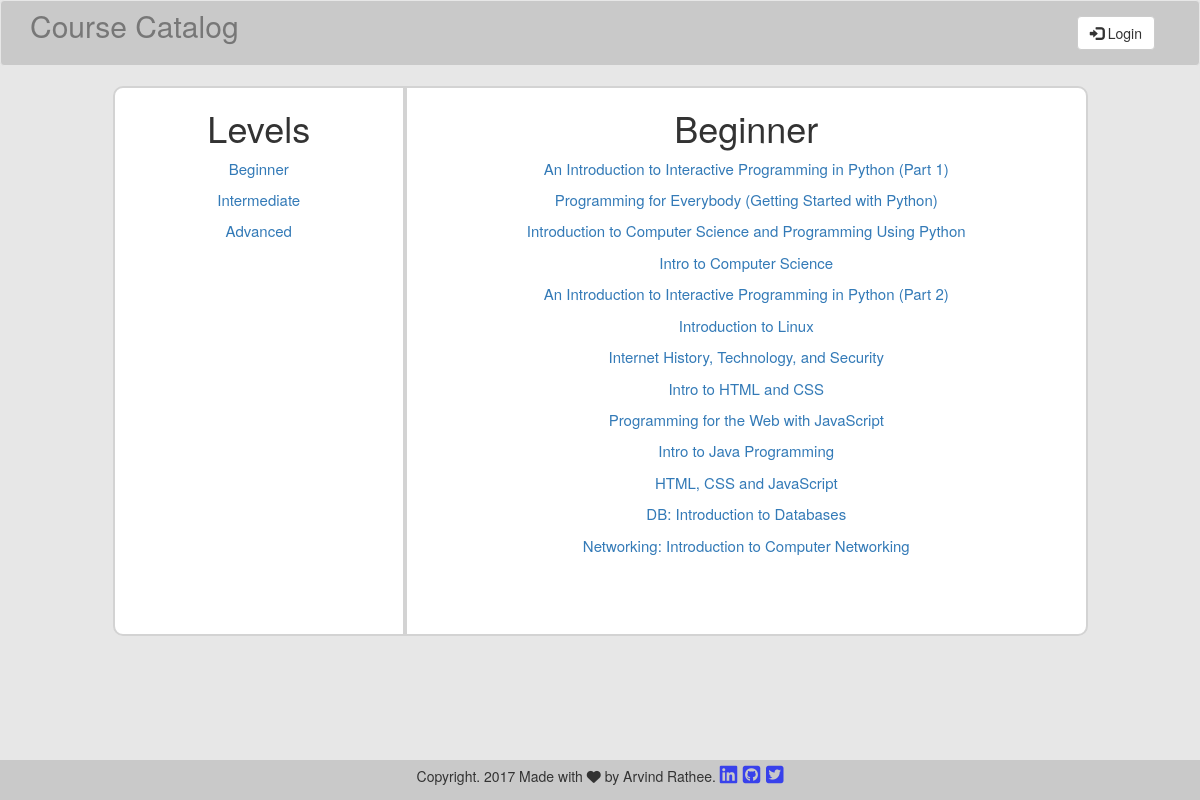
/Beginner/, run on the app's committed database.
### database_setup.py (models this page shows, shortened)
class Level(Base):
    __tablename__ = 'level'
    id = Column(Integer, primary_key=True)
    name = Column(String(250), nullable=False)
    user_id = Column(Integer, ForeignKey('user.id'))
    user = relationship(User)

class Course(Base):
    __tablename__ = 'course'
    id = Column(Integer, primary_key=True)
    name = Column(String(250), nullable=False)
    created_date = Column(DateTime, default=func.current_timestamp())
    description = Column(String(250))
    provider = Column(String(250))
    link = Column(String(250))
    review = Column(String(10))
    level_id = Column(Integer, ForeignKey('level.id'))
    level = relationship(Level)
    user_id = Column(Integer, ForeignKey('user.id'))
    user = relationship(User)

### app.py (the view)
@app.route('/<level_name>/')
def showLevel(level_name):
    levels = session.query(Level).all()
    level = session.query(Level).filter_by(name=level_name).one()
    courses = session.query(Course).filter_by(level_id=level.id).all()
    if 'username' not in login_session:
        return render_template('public_level.html',
                               levels=levels, courses=courses, level=level)
    else:
        return render_template('member_level.html',
                               levels=levels, courses=courses, level=level)

### templates/public_level.html
{% extends "main.html" %}
{% block content %}
<div class="row">
	<div class="col-md-1 col-sm-1 col-xs-0"></div>
	<div class="col-md-3 col-sm-3 col-xs-5 level-list">
		<h1>
			Levels
		</h1>
		{% for level in levels %}
		<a href = "{{url_for('showLevel', level_name=level.name)}}">
			<p>
				{{level.name}}
			</p>
		</a>
		{% endfor %}
	</div>
	<div class="col-md-7 col-sm-7 col-xs-7 course-list">
		<h1>
			{{ level.name }}
		</h1>
		{% for course in courses %}
		<a href = "{{url_for('showCourse', level_name=level.name, course_name=course.name)}}">
			<p>
				{{course.name}}
			</p>
		</a>
		{% endfor %}
	</div>
	<div class="col-md-1 col-sm-1 col-xs-0"></div>
</div>
{% endblock %}

### static/styles.css (style rules this page uses)
body { background-color: #e7e7e7; }
.level-list { border: 2px solid #D3D3D3; border-radius: 10px 0px 0px 10px; background-color: #fff; height: 550px; text-align: center; }
.level-list a { font-size: 15px; text-decoration: none; }
.course-list { border: 2px solid #D3D3D3; border-radius: 0px 10px 10px 0px; background-color: #fff; height: 550px; text-align: center; }
.course-list a { font-size: 15px; text-decoration: none; }

### data on the page
Level: name "Beginner"
Level: name "Intermediate"
Level: name "Advanced"
Course: name "An Introduction to Interactive Programming in Python (Part 1)"
Course: name "Programming for Everybody (Getting Started with Python)"
Course: name "Introduction to Computer Science and Programming Using Python"
Course: name "Intro to Computer Science"
Course: name "An Introduction to Interactive Programming in Python (Part 2)"
Course: name "Introduction to Linux"
Course: name "Internet History, Technology, and Security"
Course: name "Intro to HTML and CSS"
Course: name "Programming for the Web with JavaScript"
Course: name "Intro to Java Programming"
Course: name "HTML, CSS and JavaScript"
Course: name "DB: Introduction to Databases"
Course: name "Networking: Introduction to Computer Networking"
